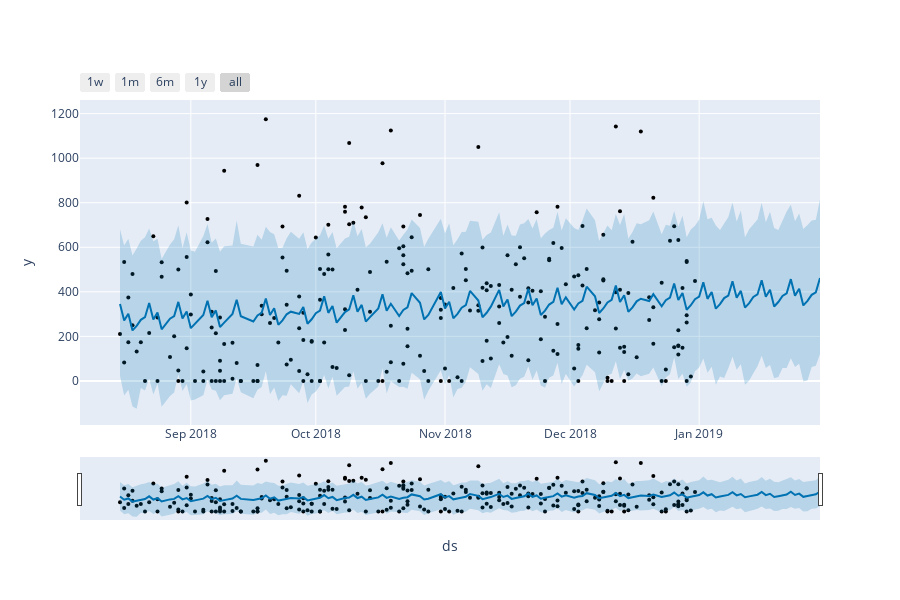

Notebook cell for this chart:
### Code cell
from prophet.plot import plot_plotly, plot_components_plotly

plot_plotly(m, forecast)

### Figure 1 — Plotly figure (JSON) as saved in the notebook; plotly's stock layout.template omitted (floating-point values rounded to 4 significant figures; data arrays with more than 128 entries replaced by an {"elided": "..."} marker saying what was removed)
{"data": [{"marker": {"color": "black", "size": 4}, "mode": "markers", "name": "Actual", "type": "scatter", "x": {"elided": "245 str values"}, "y": {"elided": "245 float values"}}, {"hoverinfo": "skip", "line": {"width": 0}, "mode": "lines", "type": "scatter", "x": {"elided": "151 str values"}, "y": {"elided": "151 float values"}}, {"fill": "tonexty", "fillcolor": "rgba(0, 114, 178, 0.2)", "line": {"color": "#0072B2", "width": 2}, "mode": "lines", "name": "Predicted", "type": "scatter", "x": {"elided": "151 str values"}, "y": {"elided": "151 float values"}}, {"fill": "tonexty", "fillcolor": "rgba(0, 114, 178, 0.2)", "hoverinfo": "skip", "line": {"width": 0}, "mode": "lines", "type": "scatter", "x": {"elided": "151 str values"}, "y": {"elided": "151 float values"}}], "layout": {"height": 600, "showlegend": false, "width": 900, "xaxis": {"rangeselector": {"buttons": [{"count": 7, "label": "1w", "step": "day", "stepmode": "backward"}, {"count": 1, "label": "1m", "step": "month", "stepmode": "backward"}, {"count": 6, "label": "6m", "step": "month", "stepmode": "backward"}, {"count": 1, "label": "1y", "step": "year", "stepmode": "backward"}, {"step": "all"}]}, "rangeslider": {"visible": true}, "title": {"text": "ds"}, "type": "date"}, "yaxis": {"title": {"text": "y"}}}}
